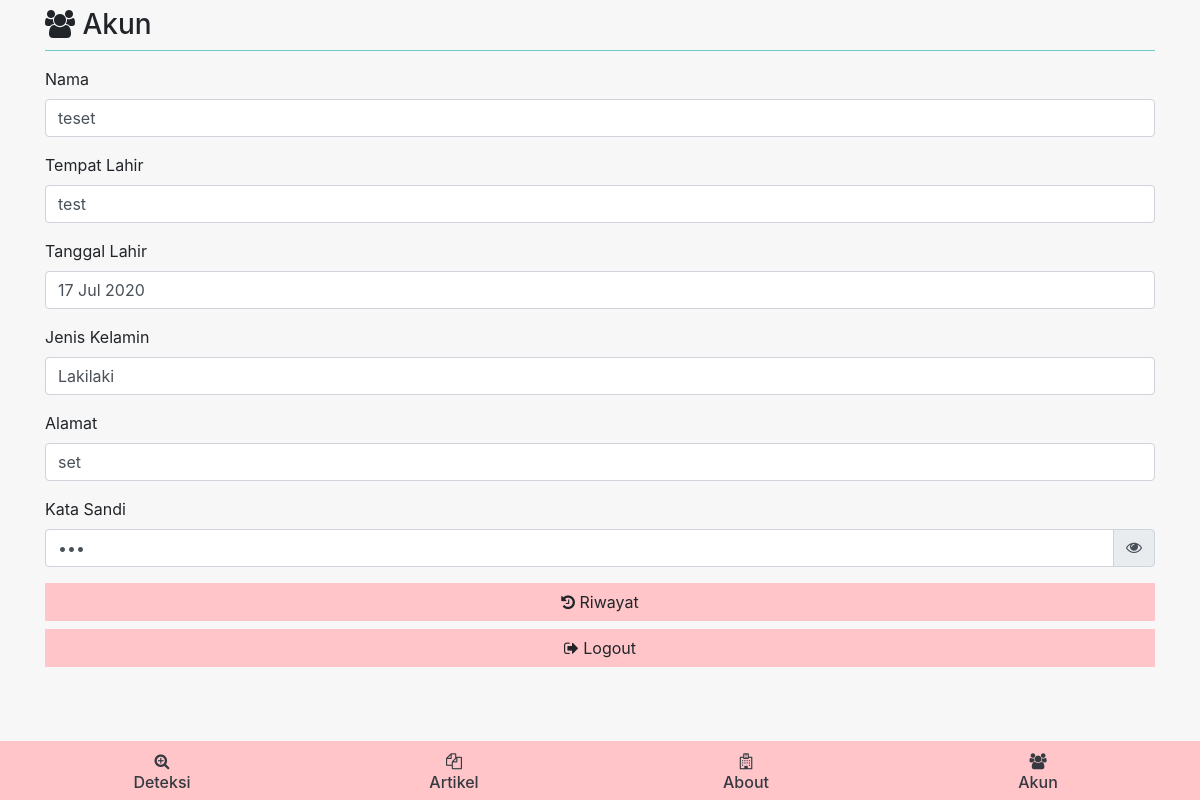
The page /view/index.php?page=akun (signed in) on the database its author committed.
### tables this page shows
CREATE TABLE `user` (
  `id_user` int(11) NOT NULL,
  `nama_user` varchar(100) NOT NULL,
  `tempat_lahir` varchar(50) NOT NULL,
  `tanggal_lahir` datetime NOT NULL,
  `jenis_kelamin` int(1) NOT NULL,
  `alamat` text NOT NULL,
  `kata_sandi` varchar(100) NOT NULL
);

### view/akun/akun.php (the view, shortened to what this page needs)
<?php $id_user = $_SESSION['id'] ?>
<?php $get = $koneksi->query("SELECT * FROM user WHERE id_user = '$id_user'") ?>
<?php $set = $get->fetch_assoc(); $jenisKelamin =($set['jenis_kelamin'] == 1) ? "Lakilaki" : "Perempuan"; ?>
<div class="container">
    <h3 class="mt-2"> <i class="fa fa-users"></i> Akun</h3>
    <hr class="mt-0 bg-biru">
    <form action="" method="post" enctype="multipart/form-data">
        <div class="form-group">
            <label for="">Nama</label>
            <input type="text" class="form-control" placeholder="Nama Saya" name="nama" value="<?= $set['nama_user'] ?>">
        </div>
        <div class="form-group">
            <label for="">Tempat Lahir</label>
            <input type="text" class="form-control" placeholder="Tempat Lahir Saya" name="nama" value="<?= $set['tempat_lahir'] ?>">
        </div>
        <div class="form-group">
            <label for="">Tanggal Lahir</label>
            <input type="text" class="form-control" name="tgl_lahir" id="" value="<?= date("d M Y", strtotime($set['tanggal_lahir'])) ?>">
        </div>
        <div class="form-group">
            <label for="">Jenis Kelamin</label>
            <input type="text" class="form-control" placeholder="Jenis Kelamin Saya" name="jenis_kelamin" value="<?= $jenisKelamin;  ?>">
        </div>
        <div class="form-group">
            <label for="">Alamat</label>
            <input type="text" class="form-control" placeholder="Alamat Saya" name="alamat" value="<?= $set['alamat'] ?>">
        </div>
        <div class="form-group">
            <label for="">Kata Sandi</label>
            <div class="input-group">
                <input type="password" class="form-control" data-toggle="password" name="katasandi" value="<?= $set['kata_sandi'] ?>">
                <div class="input-group-append">
                    <div class="input-group-text"><i class="fa fa-eye"></i></div>
                </div>
            </div>
        </div>
        <button class="btn bg-pink btn-block rounded-0" name="keluar"><i class="fa fa-history"></i> Riwayat</button>
        <button class="btn bg-pink btn-block rounded-0" name="keluar"><i class="fa fa-sign-out"></i> Logout</button>
    </form>
</div>

### view/assets/css/custom.css (style rules this page uses)
.bg-putih { background-color: #f7f7f7 !important; }
.bg-biru { background-color: #79e2dd !important; }
.bg-pink { background-color: #ffc5c9 !important; }

### rows shown on the page
user: nama "teset", nama "test", tgl_lahir "17 Jul 2020", jenis_kelamin "Lakilaki", alamat "set"
